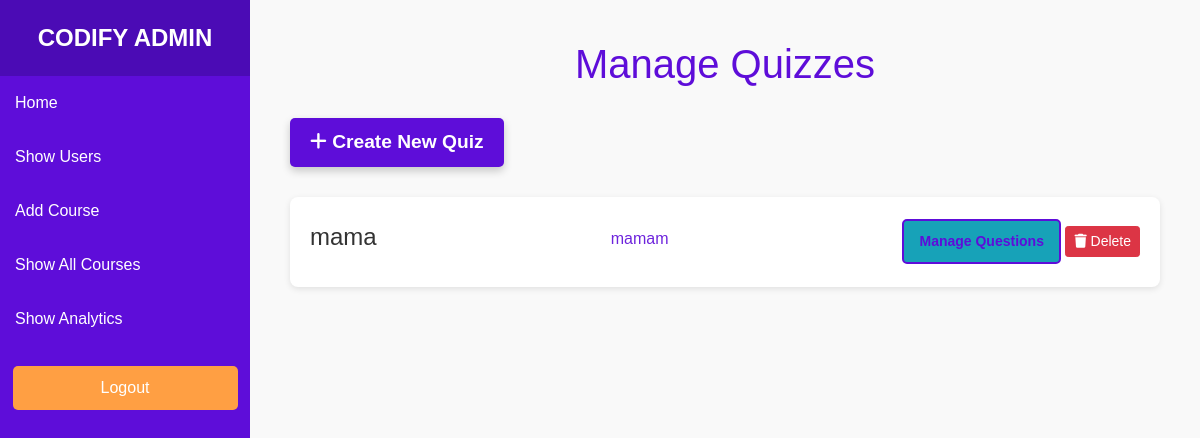
/admin/quizzes, run on an earlier commit of the app's database.
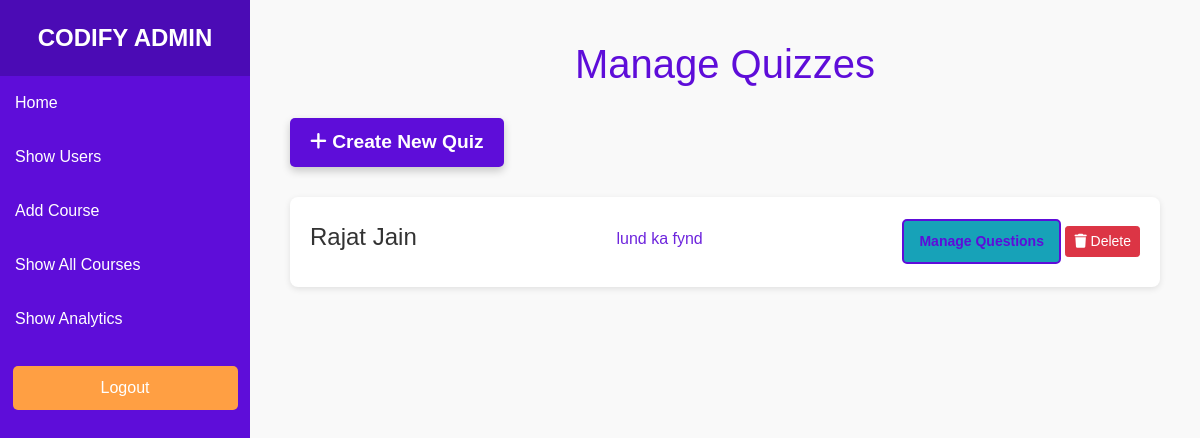
And on a later commit of the database.
### models.py (models this page shows)
class Quiz(Base):
    __tablename__ = 'quizzes'
    id = Column(Integer, primary_key=True)
    title = Column(String(100), nullable=False)
    created_at = Column(DateTime, server_default=func.now())
    course_id = Column(Integer, ForeignKey('courses.id', ondelete='CASCADE'), nullable=False)
    course = relationship('Course', back_populates='quizzes')
    questions = relationship('Question', back_populates='quiz', cascade="all, delete-orphan")
    user_progress = relationship('UserProgress', back_populates='quiz', cascade="all, delete-orphan")

class Course(Base):
    __tablename__ = 'courses'
    id = Column(Integer, primary_key=True)
    title = Column(String(100), nullable=False)
    description = Column(String(500))
    course_thumbnail = Column(LargeBinary, nullable=True)
    lessons = relationship('Lesson', back_populates='course', cascade="all, delete-orphan")
    quizzes = relationship('Quiz', back_populates='course', cascade="all, delete-orphan")
    progress = relationship('UserProgress', back_populates='course', cascade="all, delete-orphan")
    enrollments = relationship('Enrollment', back_populates='course', cascade="all, delete-orphan")

### app.py (the view, shortened to what this page needs)
@app.route('/admin/quizzes', methods=['GET', 'POST'])
def manage_quizzes():
    quizzes = db_session.query(Quiz).all()
    return render_template('manage_quizzes.html', quizzes=quizzes)

### templates/manage_quizzes.html (shortened to what this page needs)
<!DOCTYPE html>
<html lang="en">
<head>
    <link rel="stylesheet" href="https://cdn.jsdelivr.net/npm/bootstrap@4.6.2/dist/css/bootstrap.min.css">
    <link rel="stylesheet" href="https://cdnjs.cloudflare.com/ajax/libs/font-awesome/6.0.0-beta3/css/all.min.css">
</head>
<body>
    <div class="sidebar">
        <div class="brand">CODIFY ADMIN</div>
        <a class="nav-link" href="#">Home</a>
        <a class="nav-link" href="#">Show Users</a>
        <a class="nav-link" href="/admin/add_course">Add Course</a>
        <a class="nav-link" href="/admin/show-courses/">Show All Courses</a>
        <a class="nav-link" href="#">Show Analytics</a>
        <button class="logout-btn">Logout</button>
    </div>
    <div class="main-content">
        <h1>Manage Quizzes</h1>
        <a href="{{ url_for('create_quiz') }}" class="create-quiz-btn">
            <i class="fas fa-plus"></i> Create New Quiz
        </a>
        <ul class="quiz-list">
            {% for quiz in quizzes %}
            <li>
                <h3>{{ quiz.title }}</h3>
                <p class="course-description">{{ quiz.course.title }}</p>
                <div>
                    <a href="{{ url_for('manage_questions', quiz_id=quiz.id) }}" class="btn btn-info btn-sm">
                        Manage Questions
                    </a>
                    <form action="{{ url_for('manage_quizzes') }}" method="post" style="display:inline;">
                        <button type="submit" class="btn btn-danger btn-sm">
                            <i class="fas fa-trash"></i> Delete
                        </button>
                    </form>
                </div>
            </li>
            {% endfor %}
        </ul>
    </div>
</body>
</html>

What changed in the data, as far as the page shows it:
removed Quiz: title "mama", course "mamam"
added Quiz: title "Rajat Jain", course "lund ka fynd"
